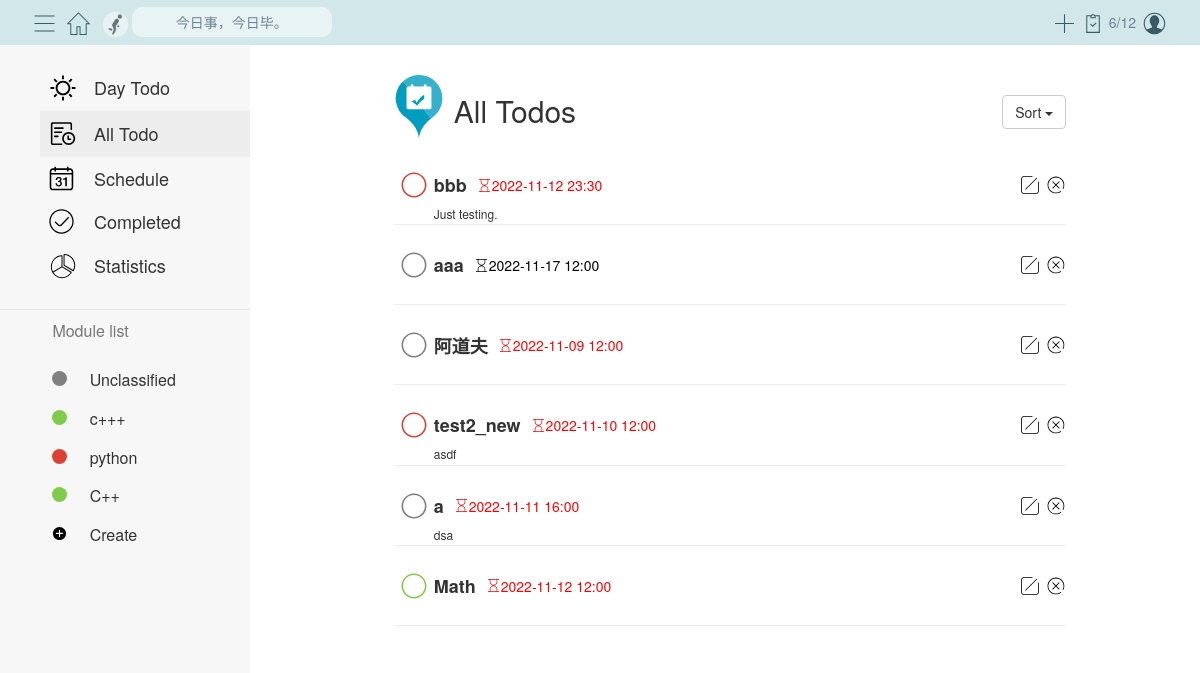
Screenshot of /all/ (signed in) with the database file from the repository.
### models.py (models this page shows)
class Class(db.Model):
    __tablename__ = 'class'
    cid = db.Column(db.Integer, primary_key=True, autoincrement=True)
    cname = db.Column(db.String(50), nullable=False)
    color = db.Column(db.String(50), nullable=False)
    uid = db.Column(db.Integer, db.ForeignKey('user.uid'), nullable=False)

class Task(db.Model):
    __tablename__ = 'task'
    tid = db.Column(db.Integer, primary_key=True, autoincrement=True)
    task_name = db.Column(db.String(50), nullable=False)
    task_description = db.Column(db.String(100), nullable=False)
    task_status = db.Column(db.Boolean, nullable=False)
    task_date = db.Column(db.Date)
    task_time = db.Column(db.Time)
    informed = db.Column(db.Boolean, nullable=False)
    completed_date = db.Column(db.Date, nullable=True)
    completed_time = db.Column(db.Time, nullable=True)
    cid = db.Column(db.Integer, db.ForeignKey('class.cid'), nullable=False)

### blueprints/all.py (the view)
@bp.route('/')
def index():
    if session.get('uid'):
        return render_template('all.html', modules=get_modules(),
                               tasks=get_sorted_tasks(get_uncompleted_tasks, 'created_time_desc'),
                               number_of_completed_tasks=get_number_of_completed_tasks(),
                               number_of_tasks=get_number_of_completed_tasks() + get_number_of_uncompleted_tasks())
    else:
        return redirect(url_for('user.login'))

### utils.py (called while the page is built)
def get_modules():
    uid = session.get('uid')
    modules = Class.query.filter_by(uid=uid).all()
    res = []  # a list of dictionaries
    for module in modules:
        res.append({'id': module.cid, 'name': module.cname, 'color': module.color})
    return res

def get_completed_tasks():
    modules = get_modules()
    res = []  # a list of dictionaries
    for module in modules:
        cid = module['id']
        tasks = Task.query.filter_by(cid=cid, task_status=True).all()  # get all completed tasks
        for task in tasks:
            res.append({'id': task.tid, 'task_name': task.task_name, 'task_description': task.task_description, 'date': task.task_date, 'time': task.task_time, 'informed': task.informed, 'cid': cid, 'module_name': module['name'], 'module_color': module['color'], 'completed_date': task.completed_date, 'completed_time': task.completed_time})
    return res

def get_number_of_uncompleted_tasks():
    tasks = get_uncompleted_tasks()
    return len(tasks)

def get_number_of_completed_tasks():
    tasks = get_completed_tasks()
    return len(tasks)

### templates/all.html (shortened to what this page needs)
<link href="../static/style/all.css" rel="stylesheet">
{% extends "base.html" %}
{% block content %}
    <div class="container" id="all-mainContent">
        <div id="status-dock">
            <table>
                <tr>
                    <th>
                    </th>
                    <td style="font-size: 30px">All Todos</td>
                    <td style="font-size: 16px;padding-left: 8px;position: relative;top: 8px;" class="date"
                        id="today-date">
                    </td>
                </tr>
            </table>
            <div class="btn-group" style="position: absolute; right: 0; top: 20px">
                <button type="button" class="btn btn-default dropdown-toggle"
                        data-toggle="dropdown">
                    Sort <span class="caret"></span>
                </button>
            </div>
        </div>
        <div id="all-task-list">
            <ul>
                {% for task in tasks %}
                    <li>
                        <div style="display: flex; flex-direction: row; position: relative">
                            <table>
                                <tr>
                                    <td>
                                        <svg data-task-id="{{ task.id }}" t="1667870868387" class="icon uncompleted"
                                             viewBox="0 0 1024 1024" version="1.1"
                                             xmlns="http://www.w3.org/2000/svg" p-id="3715" width="40" height="40">
                                            <path d="M512 192c176.768 0 320 143.275 320 320 0 176.768-143.275 320-320 320-176.768 0-320-143.275-320-320 0-176.768 143.275-320 320-320z m0 41.28c-153.963 0-278.72 124.757-278.72 278.72S358.037 790.72 512 790.72 790.72 665.963 790.72 512 665.963 233.28 512 233.28z"
                                                  p-id="3716" fill="{{ task.module_color }}"></path>
                                        </svg>
                                    </td>
                                    <td data-module-name="{{ task.module_name }}"
                                        data-module-color="{{ task.module_color }}"><span
                                            style="font-size: 18px"><strong>{{ task.task_name }}</strong></span></td>
                                    <td style="padding-left: 10px">
                                        <svg t="1667876322381" class="icon" viewBox="0 0 1024 1024" version="1.1"
                                             xmlns="http://www.w3.org/2000/svg" p-id="2035" width="15" height="15">
                                            <path d="M872 64c13.2544 0 24 10.7456 24 24 0 13.2544-10.7456 24-24 24h-104v177.456c0 67.0672-36.4912 128.8224-95.2368 161.1744l-111.0816 61.1744 111.328 61.536C731.6176 605.7328 768 667.4112 768 734.376V912h104c13.2544 0 24 10.7456 24 24 0 13.2544-10.7456 24-24 24H152c-13.2544 0-24-10.7456-24-24 0-13.2544 10.7456-24 24-24h104V734.544c0-67.0672 36.4912-128.8224 95.2368-161.1744l111.08-61.176-111.328-61.5328C292.3824 418.2656 256 356.5872 256 289.6224V112H152c-13.2544 0-24-10.7456-24-24 0-13.2544 10.7456-24 24-24h720zM512.4 539.4112l-138.0064 76.0032A136 136 0 0 0 304 734.544V912h416V734.3776a136 136 0 0 0-70.2096-119.0272l-137.3904-75.9392zM720 112H304v177.6224a136 136 0 0 0 70.2096 119.0272l137.3904 75.9392 138.0064-76.0032A136 136 0 0 0 720 289.456V112z"
                                                  fill="{{ task.task_color }}" p-id="2036"></path>
                                        </svg>
                                    </td>
                                    <td><span class="deadline-time"
                                              style="font-size: 14px; font-weight: lighter; color: {{ task.task_color }}">{{ task.date }} {{ task.time.strftime("%H:%M") }}</span>
                                    </td>
                                </tr>
                            </table>
                            <table style="position: absolute; right: 0; height: 40px">
                                <tr>
                                    <td data-task-id="{{ task.id }}" style="padding-right: 7px" class="editTask-td">
                                    </td>
                                    <td data-task-id="{{ task.id }}" class="deleteTask-td">
                                    </td>
                                </tr>
                            </table>
                        </div>
                        <span class="description">{{ task.task_description }}</span>
                        <hr style="margin-top: 2px;">
                    </li>
                {% endfor %}
            </ul>
        </div>
    </div>
{% endblock %}

### templates/base.html (shortened to what this page needs)
<!DOCTYPE html>
<html lang="en">
<head>
    <link rel="stylesheet" href="../static/bootstrap/bootstrap@3.4.1.min.css">
    <link rel="stylesheet" href="../static/style/base.css">
    <link rel="stylesheet" href="../static/flatpickr/flatpickr.min.css">
    <link id="flatpickrDark" rel="stylesheet" type="text/css" href="">
    <link rel="stylesheet" href="https://cdn.jsdelivr.net/npm/fullcalendar@5.11.3/main.min.css">
    <link rel="stylesheet" type="text/css" href="https://cdn.jsdelivr.net/npm/toastify-js/src/toastify.min.css">
</head>
<body>
<div class="topnav">
    <div class="topnav-left">
        <button>
        </button>
        <button id="home">
        </button>
        <img class="icon" src="../static/icon/run.gif" alt="run.gif"
             style="height: 25px; width: 25px; border-radius: 12px; opacity: 0.5; margin-left: 5px;">
        <div id="saying">今日事，今日毕。</div>
    </div>
    <div class="topnav-right">
        <button data-toggle="modal" data-target="#newTaskModel">
            <svg class="icon" width="25px" height="25px" viewBox="0 0 1024 1024" version="1.1"
                 xmlns="http://www.w3.org/2000/svg">
                <path d="M533.333333 490.666667V128h-42.666666v362.666667H128v42.666666h362.666667v362.666667h42.666666V533.333333h362.666667v-42.666666z"
                      fill="#395B64"/>
            </svg>
        </button>
        <div>
            <div id="numOfCompleted">{{ number_of_completed_tasks }}/{{ number_of_tasks }}</div>
        </div>
        <button data-toggle="modal" data-target="#logout">
        </button>
    </div>
</div>
<div class="below container-fluid">
    <div id="sidebar">
        <table id="sidebar-top-table" class="table table-hover" style="width: 210px;">
            <tr id="today" onclick="location.href={{ url_for('today.index') }};">
                <td>
                </td>
                <td>Day Todo</td>
            </tr>
            <tr id="all" onclick="location.href={{ url_for('all.index') }};">
                <td>
                </td>
                <td>All Todo</td>
            </tr>
            <tr id="schedule" onclick="location.href={{ url_for('schedule.index') }};">
                <td>
                </td>
                <td>Schedule</td>
            </tr>
            <tr id="completed" onclick="location.href={{ url_for('completed.index') }};">
                <td>
                </td>
                <td>Completed</td>
            </tr>
            <tr id="statistics" onclick="location.href={{ url_for('statistics.index') }};">
                <td>
                </td>
                <td>Statistics</td>
            </tr>
        </table>
        <div id="line"></div>
        <div id="sidebar-text">Module list</div>
        <table id="sidebar-bottom-table" class="table table-hover" style="width: 100%">
            {% for module in modules %}
                <tr class={{ module['name'] }} id={{ module['id'] }}>
                    <th>
                    </th>
                    <th>
                        <div id="ff5106_circle" class="circle"
                             style="background-color: {{ module['color'] }}; border-radius: 50%; width: 15px; height: 15px; position: relative; top: 2px;"></div>
                    </th>
                    <th class="module-name">{{ module['name'] }}</th>
                    <th>
                    </th>
                </tr>
            {% endfor %}
            <tr data-toggle="modal" data-target="#new-module">
                <th></th>
                <th>
                </th>
                <th>Create</th>
                <th></th>
            </tr>
        </table>
    </div>
    <div id="mainContent">{% block content %}{% endblock %}</div>
</div>
</body>
</html>

### static/style/all.css (style rules this page uses)
ul { list-style: none; margin: 0; padding: 0; }
#all-mainContent { width: 75%; transition: all .5s; }
#status-dock { display: flex; flex-direction: row; position: relative; margin-bottom: 20px; margin-top: 30px }
#all-task-list { padding-left: 10px; }
.description { padding-left: 40px; font-size: 12px; }

### static/style/base.css (style rules this page uses)
:root { --color-primary: #D1E7EA; --color-secondary: #F7F7F7; --color-nav-font: rgb(110, 131, 150); --color-nav-sayings-font: rgb(110, 131, 150); --color-main-font: rgb(120, 118, 118); --color-sidebar-line: #e6e4e4; --color-sidebar-clicked: #EDEDED; --color-modal-content: #ffffff; }
.topnav { background-color: var(--color-primary); height: 45px; overflow: hidden; transition: all 0.4s; }
.topnav div { display: inline-block; }
.topnav-left { float: left; padding-left: 30px; line-height: 45px; }
.topnav-right { float: right; padding-right: 30px; line-height: 45px; display: inline-block; }
.topnav-left button { width: 30px; height: 30px; line-height: 30px; }
.topnav-right button { width: 30px; height: 30px; line-height: 30px; }
.topnav button { border-radius: 20%; background-color: var(--color-primary); border: none; position: relative; top: 7.5px; transition: all .4s; }
.topnav-left .icon { margin-left: -4px; }
.topnav-right .icon { margin-left: -4px; }
#saying { width: 200px; line-height: 30px; color: var(--color-nav-sayings-font); background-color: rgba(255, 255, 255, 0.5); border-radius: 10px; text-align: center; transition: all 0.4s; }
#numOfCompleted { color: var(--color-nav-font); }
#numOfCompleted-icon { position: relative; top: 7.5px; }
.below { display: flex; padding-left: 0; padding-right: 0; padding-bottom: 0; flex-direction: row; }
#sidebar { width: 250px; height: calc(100vh - 45px); background-color: var(--color-secondary); transition: all 0.5s; padding-top: 20px; position: fixed; left: 0px; z-index: 1; display: flex; flex-direction: column; overflow-y: scroll; overflow-x: hidden; }
#sidebar-top-table { position: relative; left: 40px; }
#sidebar-top-table tr td { border: 0px; font-size: 18px; vertical-align: middle; }
#sidebar-top-table tr td:first-child { width: 30px; }
#sidebar-text { font-size: 16px; color: var(--color-main-font); margin-bottom: 8px; position: relative; left: 52.4px; display: flex; }
#line { width: 100%; height: 1px; background-color: var(--color-sidebar-line); margin-bottom: 10px; }
#sidebar-bottom-table { margin-top: 10px; }
#sidebar-bottom-table tr { height: 35px; }
#sidebar-bottom-table tr th { font-size: 16px; font-weight: 400; border: none; }
tr.on td { background-color: var(--color-sidebar-clicked); transition: all 0.5s; }
#mainContent { margin-left: 250px; width: calc(100% - 250px); height: calc(100vh - 45px); transition: all 0.5s; overflow-y: scroll; }
button.btn.btn-default.dropdown-toggle { height: 34px; }

### rows the page displays
Class: name "Unclassified"
Class: name "c+++"
Class: name "python"
Class: name "C++"
Task: task_name "bbb", date "2022-11-12", time "23:30", task_description "Just testing."
Task: task_name "aaa", date "2022-11-17", time "12:00"
Task: task_name "阿道夫", date "2022-11-09", time "12:00"
Task: task_name "test2_new", date "2022-11-10", time "12:00", task_description "asdf"
Task: date "2022-11-11", time "16:00", task_description "dsa"
Task: task_name "Math", date "2022-11-12", time "12:00"

### other values shown
{{ number_of_completed_tasks }} "6"
{{ number_of_tasks }} "12"
{{ task.task_name }} "a"
